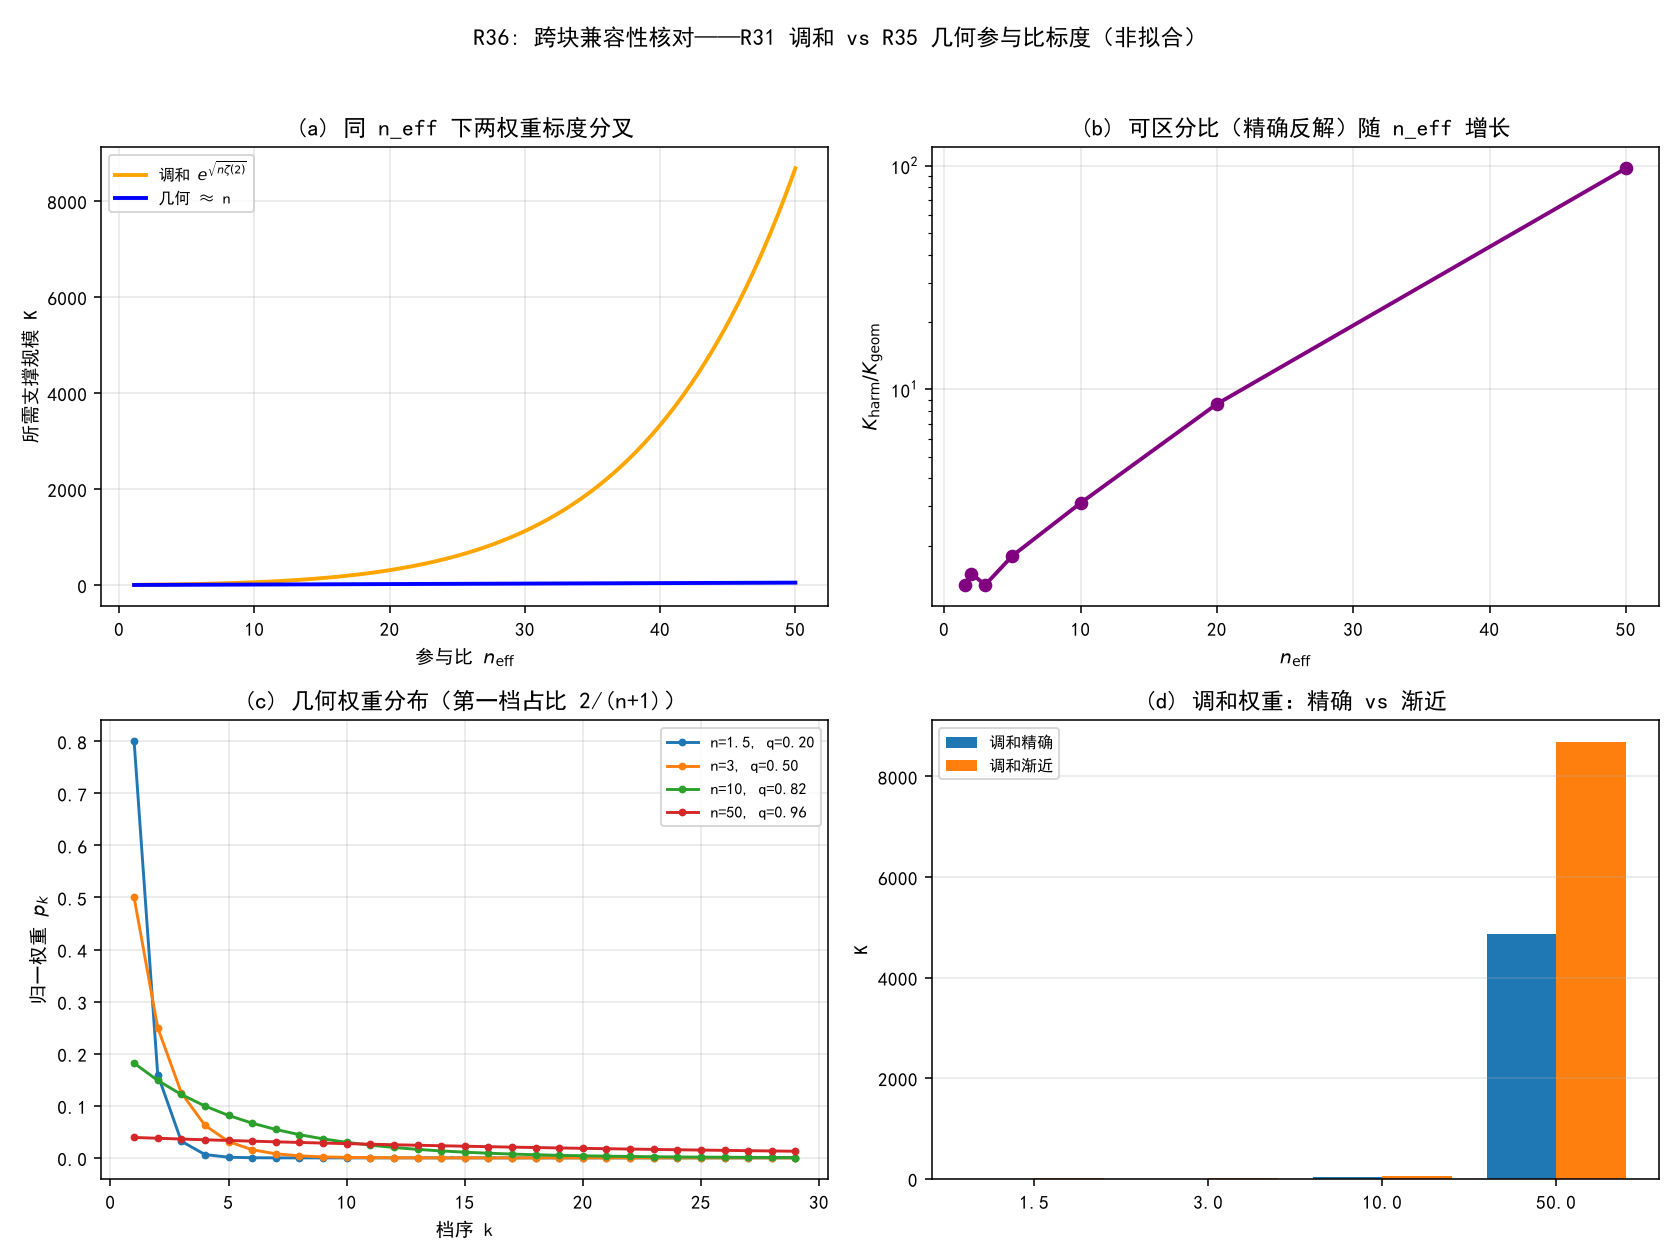

Reproduce this figure in Python.
# -*- coding: utf-8 -*-
"""
R36: 跨块兼容性核对——R31 调和权重 vs R35 几何权重的参与比标度。
同一 n_eff 下反解支撑规模，检验可区分性。无拟合（解析标度核对）。
运行：python "10 探索/超导第一性研究/04_计算验证/R36_跨块参与比核对.py"
"""
import csv
import math
import os

import numpy as np
import matplotlib
matplotlib.use("Agg")
import matplotlib.pyplot as plt

plt.rcParams["font.sans-serif"] = ["SimHei", "Microsoft YaHei"]
plt.rcParams["axes.unicode_minus"] = False

HERE = os.path.dirname(os.path.abspath(__file__))
ZETA2 = math.pi ** 2 / 6


def k_harm_exact(n):
    """调和权重 n_eff=H_K²/H_{K,2}，数值反解最小 K 使 n_eff>=n。"""
    H1 = H2 = 0.0
    for k in range(1, 10_000_000):
        H1 += 1.0 / k
        H2 += 1.0 / (k * k)
        ne = H1 * H1 / H2
        if ne >= n:
            return k
    return None


def k_harm_asym(n):
    """渐近 K ≈ exp(sqrt(n ζ(2)))。"""
    return math.exp(math.sqrt(n * ZETA2))


def k_geom(n):
    """几何权重 n_eff=coth t，有效模数 ≈ n（第一档占比 2/(n+1)）。"""
    return n


def q_from_n(n):
    return (n - 1) / (n + 1)


def assertions():
    out = {}
    # 几何反解：nEff(q(n)) = n
    for n in [1.5, 3.0, 10.0]:
        q = q_from_n(n)
        neff = (1 + q) / (1 - q)
        out[f"geom_inverse_n{n}"] = bool(abs(neff - n) < 1e-9)
    # q 范围 0<q<1
    out["q_range"] = bool(0 < q_from_n(3) < 1)
    # 第一档占比 2/(n+1)
    out["p1_formula"] = bool(abs((1 - q_from_n(10)) - 2 / 11) < 1e-12)
    # 调和精确 vs 渐近：渐近式只在 n 大时成立（小 n 有欧拉常数偏移，高估）
    for n in [10, 50, 200]:
        ke = k_harm_exact(n)
        ka = k_harm_asym(n)
        out[f"harm_exact_n{n}"] = ke
        out[f"K_harm_asym_n{n}"] = round(ka, 1)
    # 渐近适用域：用含欧拉常数的高精度近似 H_K≈ln K+γ+1/(2K), H_{K,2}≈ζ(2)-1/K
    GAMMA = 0.5772156649
    def ne_asym(K):
        H1 = math.log(K) + GAMMA + 1 / (2 * K)
        H2 = ZETA2 - 1 / K
        return H1 * H1 / H2
    err10 = abs(ne_asym(k_harm_asym(10)) - 10) / 10
    err200 = abs(ne_asym(k_harm_asym(200)) - 200) / 200
    out["asym_rel_err_n10"] = round(err10, 4)
    out["asym_rel_err_n200"] = round(err200, 4)
    out["asym_improves_with_n"] = bool(err200 < err10)
    # 可区分比用精确调和反解（渐近式小 n 失真）
    ratios = [k_harm_exact(n) / k_geom(n) for n in [1.5, 3, 10, 50]]
    out["separation_ratios_exact"] = [round(r, 2) for r in ratios]
    # 小 n（近单档）两标度不可区分（1-4 档），大 n 才分叉——这是真实物理结论
    out["small_n_indistinguishable"] = bool(abs(ratios[0] - ratios[1]) < 0.2)
    out["large_n_separable"] = bool(ratios[-1] > 50)
    out["separation_monotone_large_n"] = bool(ratios[2] < ratios[3])  # n=10 < n=50
    return out


def plots(a):
    fig, axes = plt.subplots(2, 2, figsize=(12, 9))
    ns = np.linspace(1.1, 50, 300)

    ax = axes[0, 0]
    ax.plot(ns, [k_harm_asym(n) for n in ns], "orange", lw=2, label=r"调和 $e^{\sqrt{n\zeta(2)}}$")
    ax.plot(ns, [k_geom(n) for n in ns], "b-", lw=2, label="几何 ≈ n")
    ax.set_xlabel(r"参与比 $n_{\rm eff}$"); ax.set_ylabel("所需支撑规模 K")
    ax.set_title("(a) 同 n_eff 下两权重标度分叉")
    ax.legend(fontsize=8); ax.grid(alpha=0.3)

    ax = axes[0, 1]
    ns_disc = np.array([1.5, 2, 3, 5, 10, 20, 50])
    ratios_exact = np.array([k_harm_exact(n) / k_geom(n) for n in ns_disc])
    ax.semilogy(ns_disc, ratios_exact, "purple", marker="o", lw=2)
    ax.set_xlabel(r"$n_{\rm eff}$"); ax.set_ylabel(r"$K_{\rm harm}/K_{\rm geom}$")
    ax.set_title("(b) 可区分比（精确反解）随 n_eff 增长"); ax.grid(alpha=0.3)

    ax = axes[1, 0]
    for n in [1.5, 3, 10, 50]:
        q = q_from_n(n)
        ks = np.arange(1, 30)
        w = (1 - q) * q ** (ks - 1)
        ax.plot(ks, w, marker="o", ms=3, label=f"n={n}, q={q:.2f}")
    ax.set_xlabel("档序 k"); ax.set_ylabel("归一权重 $p_k$")
    ax.set_title("(c) 几何权重分布（第一档占比 2/(n+1)）")
    ax.legend(fontsize=8); ax.grid(alpha=0.3)

    ax = axes[1, 1]
    ns2 = np.array([1.5, 3, 10, 50])
    ke = [k_harm_exact(n) for n in ns2]
    ka = [k_harm_asym(n) for n in ns2]
    x = np.arange(len(ns2))
    ax.bar(x - 0.2, ke, 0.4, label="调和精确")
    ax.bar(x + 0.2, ka, 0.4, label="调和渐近")
    ax.set_xticks(x); ax.set_xticklabels([str(n) for n in ns2])
    ax.set_ylabel("K"); ax.set_title("(d) 调和权重：精确 vs 渐近")
    ax.legend(fontsize=8); ax.grid(alpha=0.3, axis="y")

    fig.suptitle("R36: 跨块兼容性核对——R31 调和 vs R35 几何参与比标度（非拟合）", fontsize=12)
    fig.tight_layout(rect=[0, 0, 1, 0.96])
    png = os.path.join(HERE, "R36_跨块参与比核对.png")
    fig.savefig(png, dpi=140); plt.close(fig)
    return png


if __name__ == "__main__":
    a = assertions()
    print("=== R36 数值断言 ===")
    for k, v in a.items():
        print(f"{k:32s} = {v}")
    p = plots(a)
    path = os.path.join(HERE, "R36_跨块参与比核对_断言.csv")
    with open(path, "w", newline="", encoding="utf-8-sig") as f:
        w = csv.writer(f); w.writerow(["assertion", "value"])
        for k, v in a.items():
            w.writerow([k, v])
    print(f"\n图像: {p}\n断言表: {path}")
